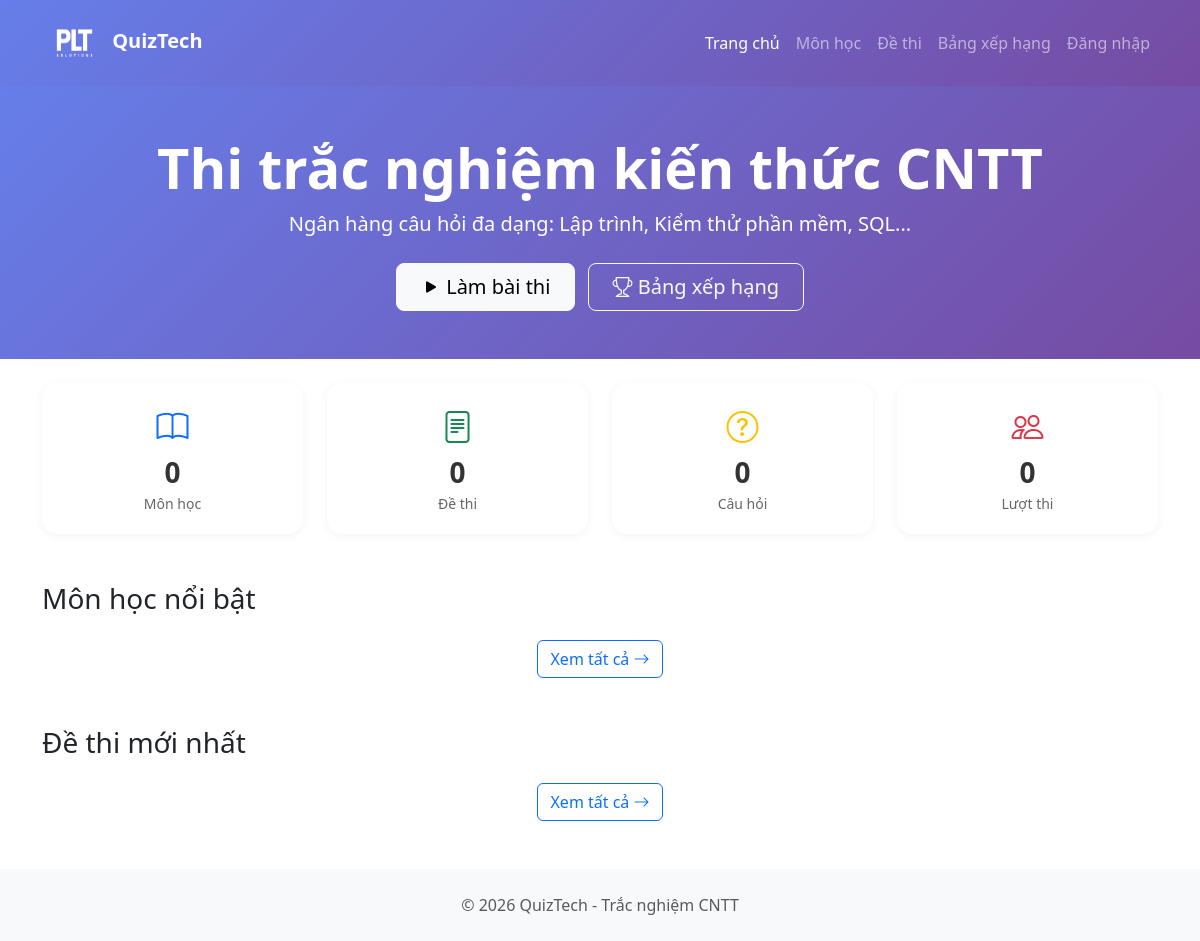
Before: / with the older database file.
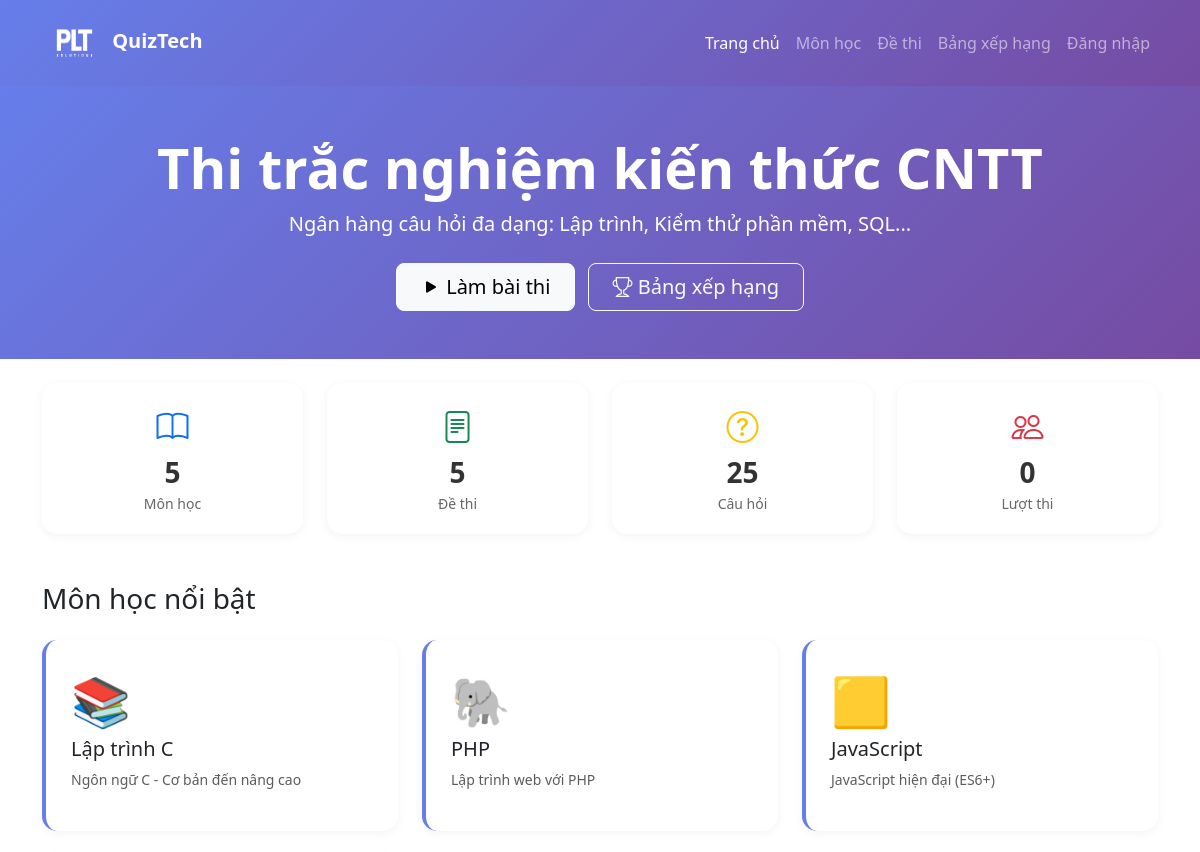
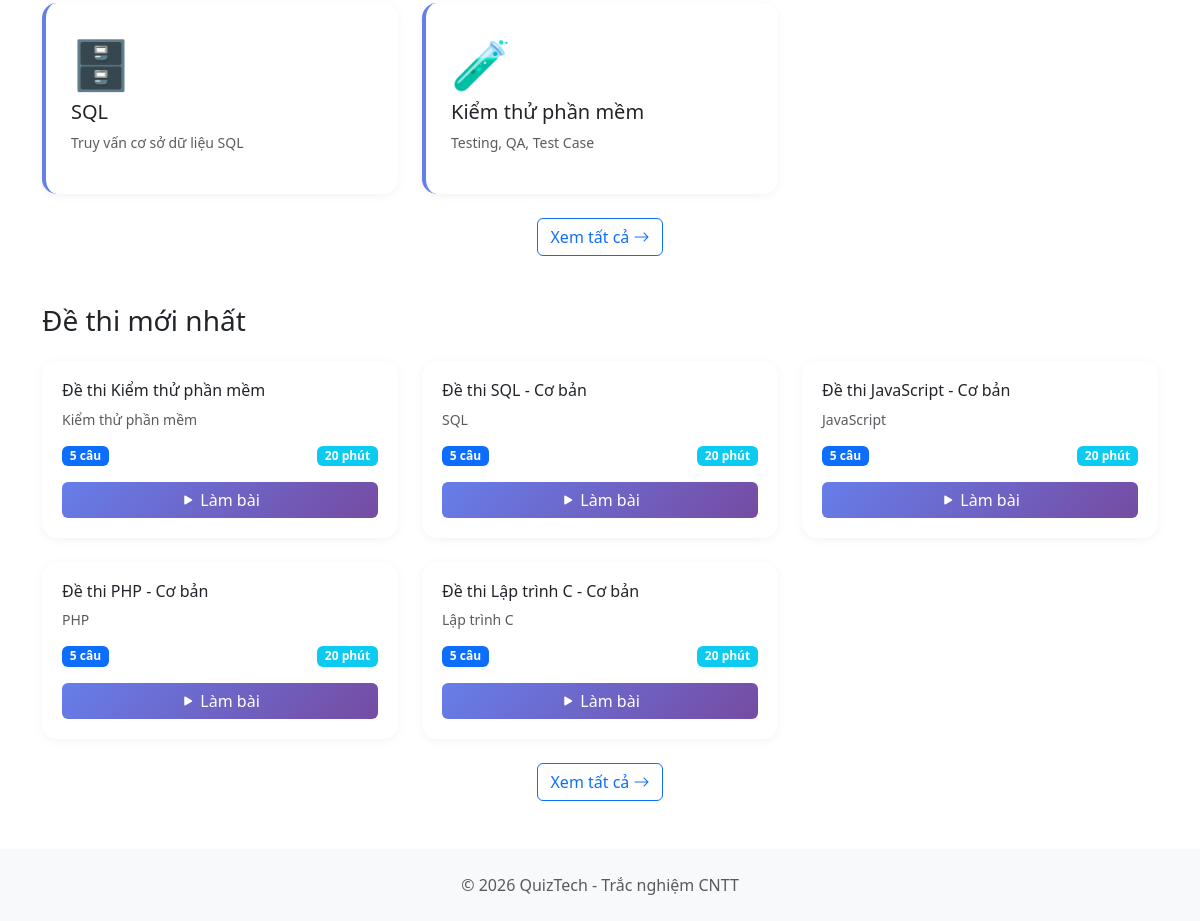
After: the same page with the newer database file (2 pictures, top to bottom).
### tables this page shows
CREATE TABLE subjects (
    id INT PRIMARY KEY AUTO_INCREMENT,
    name VARCHAR(100) NOT NULL,
    description TEXT,
    icon VARCHAR(50),
    created_at TIMESTAMP DEFAULT CURRENT_TIMESTAMP
);

CREATE TABLE exams (
    id INT PRIMARY KEY AUTO_INCREMENT,
    subject_id INT,
    title VARCHAR(200) NOT NULL,
    description TEXT,
    time_limit INT DEFAULT 20,
    question_count INT DEFAULT 5,
    created_at TIMESTAMP DEFAULT CURRENT_TIMESTAMP,
    FOREIGN KEY (subject_id) REFERENCES subjects(id) ON DELETE CASCADE
);

### config/database.php (called while the page is built, shortened)
<?php
function isLoggedIn() {
    return isset($_SESSION['user_id']) && !empty($_SESSION['user_id']);
}
function getStats($pdo) {
    try {
        $stats = [
            'subjects' => $pdo->query("SELECT COUNT(*) FROM subjects")->fetchColumn(),
            'exams' => $pdo->query("SELECT COUNT(*) FROM exams")->fetchColumn(),
            'questions' => $pdo->query("SELECT COUNT(*) FROM questions")->fetchColumn(),
            'attempts' => $pdo->query("SELECT COUNT(*) FROM exam_attempts")->fetchColumn()
        ];
        return $stats;
    } catch(PDOException $e) {
        return ['subjects' => 0, 'exams' => 0, 'questions' => 0, 'attempts' => 0];
    }
}
?>

### index.php (the view, shortened to what this page needs)
<?php
require_once 'config/database.php';
$stats = getStats($pdo);
$subjects = $pdo->query("SELECT * FROM subjects LIMIT 6")->fetchAll();
$exams = $pdo->query("SELECT e.*, s.name as subject_name
                       FROM exams e
                       JOIN subjects s ON e.subject_id = s.id
                       ORDER BY e.id DESC
                       LIMIT 6")->fetchAll();
?>
<!DOCTYPE html>
<html lang="vi">
<head>
    <link href="https://cdn.jsdelivr.net/npm/bootstrap@5.3.0/dist/css/bootstrap.min.css" rel="stylesheet">
    <link rel="stylesheet" href="https://cdn.jsdelivr.net/npm/bootstrap-icons@1.11.0/font/bootstrap-icons.css">
    <link rel="stylesheet" href="assets/css/style.css">
</head>
<body>
    <nav class="navbar navbar-expand-lg navbar-dark" style="background: linear-gradient(135deg, #667eea 0%, #764ba2 100%);">
        <div class="container">
            <a class="navbar-brand fw-bold" href="index.php">
                <img src="assets/images/Cardmoi_PLT_Trang.png" alt="" style="height:60px; width:65px; margin: right 10px;">
                QuizTech
            </a>
            <div class="collapse navbar-collapse" id="navbarNav">
                <ul class="navbar-nav ms-auto">
                    <li class="nav-item"><a class="nav-link active" href="index.php">Trang chủ</a></li>
                    <li class="nav-item"><a class="nav-link" href="subjects.php">Môn học</a></li>
                    <li class="nav-item"><a class="nav-link" href="exams.php">Đề thi</a></li>
                    <li class="nav-item"><a class="nav-link" href="leaderboard.php">Bảng xếp hạng</a></li>
                    <?php if (isLoggedIn()):
                        $user = getUserInfo($pdo, $_SESSION['user_id']);
                    ?>
                        <li class="nav-item"><a class="nav-link" href="dashboard.php">Dashboard</a></li>
                        <li class="nav-item"><a class="nav-link" href="logout.php">Đăng xuất</a></li>
                    <?php else: ?>
                        <li class="nav-item"><a class="nav-link" href="auth.php">Đăng nhập</a></li>
                    <?php endif; ?>
                </ul>
            </div>
        </div>
    </nav>
    <div class="hero-section text-white text-center py-5" style="background: linear-gradient(135deg, #667eea 0%, #764ba2 100%);">
        <div class="container">
            <h1 class="display-4 fw-bold">Thi trắc nghiệm kiến thức CNTT</h1>
            <p class="lead">Ngân hàng câu hỏi đa dạng: Lập trình, Kiểm thử phần mềm, SQL...</p>
            <div class="mt-4">
                <a href="exams.php" class="btn btn-light btn-lg px-4 me-2">
                    <i class="bi bi-play-fill"></i> Làm bài thi
                </a>
                <a href="leaderboard.php" class="btn btn-outline-light btn-lg px-4">
                    <i class="bi bi-trophy"></i> Bảng xếp hạng
                </a>
            </div>
        </div>
    </div>
    <div class="container py-4">
        <div class="row g-4">
            <div class="col-md-3 col-6">
                <div class="stat-card text-center">
                    <div class="icon"><i class="bi bi-book text-primary" style="font-size: 2rem;"></i></div>
                    <div class="number"><?= $stats['subjects'] ?></div>
                    <div class="label">Môn học</div>
                </div>
            </div>
            <div class="col-md-3 col-6">
                <div class="stat-card text-center">
                    <div class="icon"><i class="bi bi-file-text text-success" style="font-size: 2rem;"></i></div>
                    <div class="number"><?= $stats['exams'] ?></div>
                    <div class="label">Đề thi</div>
                </div>
            </div>
            <div class="col-md-3 col-6">
                <div class="stat-card text-center">
                    <div class="icon"><i class="bi bi-question-circle text-warning" style="font-size: 2rem;"></i></div>
                    <div class="number"><?= $stats['questions'] ?></div>
                    <div class="label">Câu hỏi</div>
                </div>
            </div>
            <div class="col-md-3 col-6">
                <div class="stat-card text-center">
                    <div class="icon"><i class="bi bi-people text-danger" style="font-size: 2rem;"></i></div>
                    <div class="number"><?= $stats['attempts'] ?></div>
                    <div class="label">Lượt thi</div>
                </div>
            </div>
        </div>
    </div>
    <div class="container py-4">
        <h3 class="mb-4"> Môn học nổi bật</h3>
        <div class="row g-4">
            <?php foreach($subjects as $subject): ?>
            <div class="col-md-4 col-6">
                <div class="subject-card" onclick="window.location.href='subjects.php?id=<?= $subject['id'] ?>'">
                    <div style="font-size: 3rem;"><?= $subject['icon'] ?? '' ?></div>
                    <h5><?= htmlspecialchars($subject['name']) ?></h5>
                    <p class="text-muted small"><?= htmlspecialchars($subject['description']) ?></p>
                </div>
            </div>
            <?php endforeach; ?>
        </div>
        <div class="text-center mt-4">
            <a href="subjects.php" class="btn btn-outline-primary">Xem tất cả <i class="bi bi-arrow-right"></i></a>
        </div>
    </div>
    <div class="container py-4">
        <h3 class="mb-4">Đề thi mới nhất</h3>
        <div class="row g-4">
            <?php foreach($exams as $exam): ?>
            <div class="col-md-4">
                <div class="exam-card">
                    <h6><?= htmlspecialchars($exam['title']) ?></h6>
                    <p class="text-muted small"><?= htmlspecialchars($exam['subject_name']) ?></p>
                    <div class="d-flex justify-content-between align-items-center mb-3">
                        <span class="badge bg-primary"><?= $exam['question_count'] ?> câu</span>
                        <span class="badge bg-info"><?= $exam['time_limit'] ?> phút</span>
                    </div>
                    <a href="exam.php?id=<?= $exam['id'] ?>" class="btn btn-primary w-100">
                        <i class="bi bi-play-fill"></i> Làm bài
                    </a>
                </div>
            </div>
            <?php endforeach; ?>
        </div>
        <div class="text-center mt-4">
            <a href="exams.php" class="btn btn-outline-primary">Xem tất cả <i class="bi bi-arrow-right"></i></a>
        </div>
    </div>
    <footer class="bg-light text-center py-4 mt-4">
        <div class="container">
            <p class="text-muted mb-0">© 2026 QuizTech - Trắc nghiệm CNTT</p>
        </div>
    </footer>
</body>
</html>

### assets/css/style.css (style rules this page uses)
.stat-card { background: white; padding: 20px; border-radius: 15px; box-shadow: 0 2px 10px rgba(0,0,0,0.05); transition: transform 0.3s ease; }
.stat-card .number { font-size: 28px; font-weight: 700; color: #333; }
.stat-card .label { color: #666; font-size: 14px; }
.subject-card { background: white; border-radius: 15px; padding: 25px; box-shadow: 0 2px 10px rgba(0,0,0,0.05); transition: all 0.3s ease; border-left: 4px solid #667eea; cursor: pointer; height: 100%; }
.exam-card { background: white; border-radius: 15px; padding: 20px; box-shadow: 0 2px 10px rgba(0,0,0,0.05); transition: all 0.3s ease; height: 100%; }
.btn-primary { background: linear-gradient(135deg, #667eea 0%, #764ba2 100%); border: none; }

Changed rows visible on the page:
added subjects: icon "📚", name "Lập trình C", description "Ngôn ngữ C - Cơ bản đến nâng cao"
added subjects: icon "🐘", name "PHP", description "Lập trình web với PHP"
added subjects: icon "🟨", name "JavaScript", description "JavaScript hiện đại (ES6+)"
added subjects: icon "🗄️", name "SQL", description "Truy vấn cơ sở dữ liệu SQL"
added subjects: icon "🧪", name "Kiểm thử phần mềm", description "Testing, QA, Test Case"
added exams: title "Đề thi Kiểm thử phần mềm", subject.name "Kiểm thử phần mềm", question_count "5", time_limit "20"
added exams: title "Đề thi SQL - Cơ bản", subject.name "SQL", question_count "5", time_limit "20"
added exams: title "Đề thi JavaScript - Cơ bản", subject.name "JavaScript", question_count "5", time_limit "20"
added exams: title "Đề thi PHP - Cơ bản", subject.name "PHP", question_count "5", time_limit "20"
added exams: title "Đề thi Lập trình C - Cơ bản", subject.name "Lập trình C", question_count "5", time_limit "20"
Other visible differences:
$stats['subjects']: "0" → "5"
$stats['exams']: "0" → "5"
$stats['questions']: "0" → "25"
